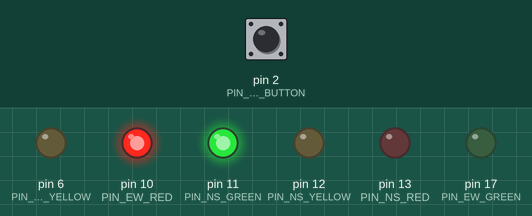
This sketch was run on a simulated Arduino Uno, built with avr-gcc and run on an emulated ATmega328P. Parts: output pins drawn as LEDs (lit = HIGH). The test bench sets the inputs (shaded band); at power-on: pin 2 (PIN_PED_BUTTON) HIGH.

Above: at 1.2 s.
1.3 s: pin 2 (PIN_PED_BUTTON) pulled LOW for 0.15 s
At 5.1 s:
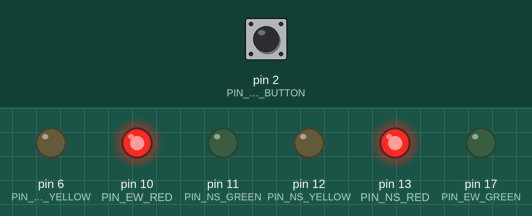
At 14.3 s:
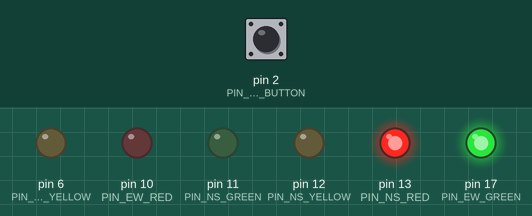
Timing chart, 0 to 17.5 s (numbered marks = the images above; inputs shaded):
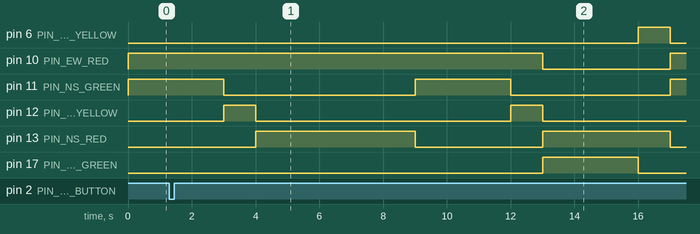

The sketch:

fsm_traffic_improved.ino
```cpp
// Improved version:
// - Fixed ISR design (no millis inside ISR)
// - Implemented safe software debounce in loop()
// - Separated hardware interrupt from application logic
const int PIN_EW_GREEN   = 17;
const int PIN_EW_YELLOW  = 6;
const int PIN_EW_RED     = 10;
const int PIN_NS_GREEN   = 11;
const int PIN_NS_YELLOW  = 12;
const int PIN_NS_RED     = 13;
const int PIN_PED_BUTTON = 2;

enum TrafficState {
    NS_GREEN_ST,
    NS_YELLOW_ST,
    EW_GREEN_ST,
    EW_YELLOW_ST,
    PEDESTRIAN_CROSSING_ST
};
TrafficState currentState = NS_GREEN_ST;

// 3. Timing
unsigned long previousMillis = 0;
unsigned long interval       = 0; // 0 so FSM triggers immediately on boot

// BUG FIX: ISR sets only a raw flag. Debounce happens in loop() where
// millis() is reliable. Never call millis() inside an ISR on AVR.
volatile bool pedestrian_flag    = false; // Raw ISR flag
         bool pedestrian_waiting = false; // Debounced flag consumed by FSM
unsigned long lastDebounceTime   = 0;
const unsigned long DEBOUNCE_MS  = 200;


void setLights(bool nsG, bool nsY, bool nsR,
               bool ewG, bool ewY, bool ewR) {
    digitalWrite(PIN_NS_GREEN,  nsG);
    digitalWrite(PIN_NS_YELLOW, nsY);
    digitalWrite(PIN_NS_RED,    nsR);
    digitalWrite(PIN_EW_GREEN,  ewG);
    digitalWrite(PIN_EW_YELLOW, ewY);
    digitalWrite(PIN_EW_RED,    ewR);
}

void buttonISR() {
    pedestrian_flag = true;
}

void setup() {
    pinMode(PIN_NS_GREEN,   OUTPUT);
    pinMode(PIN_NS_YELLOW,  OUTPUT);
    pinMode(PIN_NS_RED,     OUTPUT);
    pinMode(PIN_EW_GREEN,   OUTPUT);
    pinMode(PIN_EW_YELLOW,  OUTPUT);
    pinMode(PIN_EW_RED,     OUTPUT);

    pinMode(PIN_PED_BUTTON, INPUT_PULLUP);
    attachInterrupt(digitalPinToInterrupt(PIN_PED_BUTTON), buttonISR, FALLING);
}

void loop() {
    unsigned long currentMillis = millis();

    if (pedestrian_flag) {
        pedestrian_flag = false; // Clear raw flag immediately
        if (currentMillis - lastDebounceTime > DEBOUNCE_MS) {
            pedestrian_waiting = true;
            lastDebounceTime   = currentMillis;
        }
    }

    if (currentMillis - previousMillis >= interval) {
        previousMillis = currentMillis;

        switch (currentState) {

            case NS_GREEN_ST:
                setLights(HIGH, LOW, LOW,   // NS: Green
                          LOW,  LOW, HIGH); // EW: Red
                interval     = 3000;
                currentState = NS_YELLOW_ST;
                break;

            case NS_YELLOW_ST:
                setLights(LOW, HIGH, LOW,   // NS: Yellow
                          LOW, LOW,  HIGH); // EW: Red
                interval = 1000;
                // Pedestrian check at the safe moment (end of yellow)
                if (pedestrian_waiting) currentState = PEDESTRIAN_CROSSING_ST;
                else                    currentState = EW_GREEN_ST;
                break;

            case EW_GREEN_ST:
                setLights(LOW, LOW, HIGH,   // NS: Red
                          HIGH, LOW, LOW);  // EW: Green
                interval     = 3000;
                currentState = EW_YELLOW_ST;
                break;

            case EW_YELLOW_ST:
                setLights(LOW, LOW,  HIGH,  // NS: Red
                          LOW, HIGH, LOW);  // EW: Yellow
                interval = 1000;
                if (pedestrian_waiting) currentState = PEDESTRIAN_CROSSING_ST;
                else                    currentState = NS_GREEN_ST;
                break;

            case PEDESTRIAN_CROSSING_ST:
                setLights(LOW, LOW, HIGH,   // NS: Red
                          LOW, LOW, HIGH);  // EW: Red — both stop
                interval = 5000;            // BUG FIX: millis()-based, no overflow
                pedestrian_waiting = false; // Request fulfilled
                currentState       = NS_GREEN_ST;
                break;
        }
    }
}
```

Measured:
- by itself, pin 12 (PIN_NS_YELLOW): alternates HIGH for 1.0 s and LOW for 8.0 s
